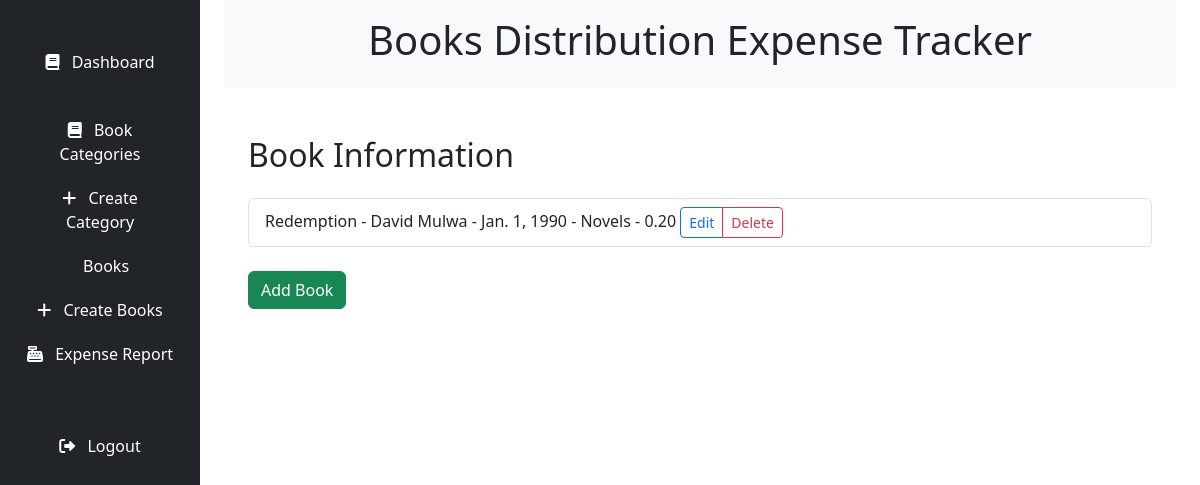
The page /books/ on the database its author committed.
### books/models.py (models this page shows, shortened)
class Book(models.Model):
    title = models.CharField(max_length=255)
    subtitle = models.CharField(max_length=255, blank=True, null=True)
    author = models.CharField(max_length=255)
    publishing_date = models.DateField(null=True, blank=True)
    publisher = models.CharField(max_length=255, blank=True, null=True)
    category = models.ForeignKey('BookCategory', on_delete=models.CASCADE, null=True, blank=True)
    distribution_expenses = models.DecimalField(max_digits=10, decimal_places=2)

class BookCategory(models.Model):
    name = models.CharField(max_length=255, unique=True)

### books/views.py (the view)
# urls.py: path('books/', BookListView.as_view(), name='book_list'),
class BookListView(ListView):
    model = Book
    template_name = 'book/book_list.html'
    context_object_name = 'books'

### books/templates/book/book_list.html (shortened to what this page needs)
{% extends 'base.html' %}
{% block content %}
  <div class="container">
    <h2 class="mt-4 mb-4">Book Information</h2>
    <ul class="list-group">
      {% for book in books %}
        <li class="list-group-item">
          {{ book.title }} - {{ book.author }} - {{ book.publishing_date }} - {{ book.category.name }} - {{ book.distribution_expenses }}
          <div class="btn-group" role="group" aria-label="Book Actions">
            <a href="{% url 'book_update' pk=book.pk %}" class="btn btn-outline-primary btn-sm">Edit</a>
            <a href="{% url 'book_delete' pk=book.pk %}" class="btn btn-outline-danger btn-sm">Delete</a>
          </div>
        </li>
      {% endfor %}
    </ul>
    <a href="{% url 'book_create' %}" class="btn btn-success mt-4">Add Book</a>
  </div>
{% endblock %}

### rows shown on the page
Book: title "Redemption", author "David Mulwa", publishing_date "Jan. 1, 1990", category.name "Novels", distribution_expenses "0.20"
